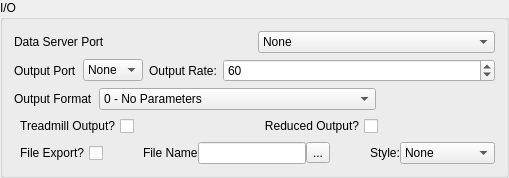
         <widget class="QGroupBox" name="groupBox_5">
          <property name="title">
           <string>I/O</string>
          </property>
          <layout class="QVBoxLayout" name="verticalLayout_12">
           <item>
            <layout class="QHBoxLayout" name="horizontalLayout_69">
             <item>
              <layout class="QHBoxLayout" name="horizontalLayout_66">
               <item>
                <widget class="QLabel" name="label_39">
                 <property name="text">
                  <string>Data Server Port</string>
                 </property>
                </widget>
               </item>
               <item>
                <widget class="QComboBox" name="dataServerPortName">
                 <item>
                  <property name="text">
                   <string>None</string>
                  </property>
                 </item>
                </widget>
               </item>
              </layout>
             </item>
            </layout>
           </item>
           <item>
            <layout class="QHBoxLayout" name="horizontalLayout_60">
             <item>
              <layout class="QHBoxLayout" name="horizontalLayout_43">
               <item>
                <widget class="QLabel" name="label_25">
                 <property name="text">
                  <string>Output Port</string>
                 </property>
                </widget>
               </item>
               <item>
                <widget class="QComboBox" name="outputPortName">
                 <item>
                  <property name="text">
                   <string>None</string>
                  </property>
                 </item>
                </widget>
               </item>
              </layout>
             </item>
             <item>
              <layout class="QHBoxLayout" name="horizontalLayout_54">
               <item>
                <widget class="QLabel" name="label_31">
                 <property name="text">
                  <string>Output Rate:</string>
                 </property>
                </widget>
               </item>
               <item>
                <widget class="QSpinBox" name="outputRateSpinBox">
                 <property name="sizePolicy">
                  <sizepolicy hsizetype="Expanding" vsizetype="Fixed">
                   <horstretch>0</horstretch>
                   <verstretch>0</verstretch>
                  </sizepolicy>
                 </property>
                 <property name="minimum">
                  <number>1</number>
                 </property>
                 <property name="maximum">
                  <number>1024</number>
                 </property>
                 <property name="singleStep">
                  <number>5</number>
                 </property>
                 <property name="value">
                  <number>60</number>
                 </property>
                </widget>
               </item>
              </layout>
             </item>
            </layout>
           </item>
           <item>
            <layout class="QHBoxLayout" name="horizontalLayout_72">
             <item>
              <widget class="QLabel" name="label_45">
               <property name="toolTip">
                <string>All formats have the form: time, x, y, z, speed, heading, format id, [parameters,] # of collisions, collision list</string>
               </property>
               <property name="text">
                <string>Output Format</string>
               </property>
              </widget>
             </item>
             <item>
              <widget class="QComboBox" name="outputFormatSelector">
               <property name="sizeAdjustPolicy">
                <enum>QComboBox::AdjustToContentsOnFirstShow</enum>
               </property>
               <item>
                <property name="text">
                 <string>0 - No Parameters</string>
                </property>
               </item>
               <item>
                <property name="text">
                 <string>1 - Ball Velocity, Ball Heading</string>
                </property>
               </item>
               <item>
                <property name="text">
                 <string>2 - Ball Velocity, Ball Roll, Ball Pitch, Ball Yaw</string>
                </property>
               </item>
              </widget>
             </item>
             <item>
              <spacer name="horizontalSpacer_33">
               <property name="orientation">
                <enum>Qt::Horizontal</enum>
               </property>
               <property name="sizeHint" stdset="0">
                <size>
                 <width>40</width>
                 <height>20</height>
                </size>
               </property>
              </spacer>
             </item>
            </layout>
           </item>
           <item>
            <layout class="QHBoxLayout" name="horizontalLayout_59">
             <item>
              <widget class="QCheckBox" name="treadmillOutputToggle">
               <property name="toolTip">
                <string>Include raw treadmill data in output stream?</string>
               </property>
               <property name="layoutDirection">
                <enum>Qt::RightToLeft</enum>
               </property>
               <property name="text">
                <string>Treadmill Output?</string>
               </property>
              </widget>
             </item>
             <item>
              <spacer name="horizontalSpacer_24">
               <property name="orientation">
                <enum>Qt::Horizontal</enum>
               </property>
               <property name="sizeHint" stdset="0">
                <size>
                 <width>40</width>
                 <height>20</height>
                </size>
               </property>
              </spacer>
             </item>
             <item>
              <widget class="QCheckBox" name="reducedOutputToggle">
               <property name="toolTip">
                <string>&lt;html&gt;&lt;head/&gt;&lt;body&gt;&lt;p&gt;Send reduced data to output stream (time, position, events). Does not affect data written to file if enabled.&lt;/p&gt;&lt;/body&gt;&lt;/html&gt;</string>
               </property>
               <property name="layoutDirection">
                <enum>Qt::RightToLeft</enum>
               </property>
               <property name="text">
                <string>Reduced Output?</string>
               </property>
              </widget>
             </item>
             <item>
              <spacer name="horizontalSpacer_25">
               <property name="orientation">
                <enum>Qt::Horizontal</enum>
               </property>
               <property name="sizeHint" stdset="0">
                <size>
                 <width>40</width>
                 <height>20</height>
                </size>
               </property>
              </spacer>
             </item>
            </layout>
           </item>
           <item>
            <layout class="QHBoxLayout" name="horizontalLayout_53">
             <property name="spacing">
              <number>0</number>
             </property>
             <item>
              <widget class="QCheckBox" name="fileExportToggle">
               <property name="toolTip">
                <string>Export full output data to file?</string>
               </property>
               <property name="layoutDirection">
                <enum>Qt::RightToLeft</enum>
               </property>
               <property name="text">
                <string>File Export?</string>
               </property>
              </widget>
             </item>
             <item>
              <spacer name="horizontalSpacer_20">
               <property name="orientation">
                <enum>Qt::Horizontal</enum>
               </property>
               <property name="sizeHint" stdset="0">
                <size>
                 <width>40</width>
                 <height>20</height>
                </size>
               </property>
              </spacer>
             </item>
             <item>
              <widget class="QLabel" name="label_17">
               <property name="text">
                <string>File Name</string>
               </property>
              </widget>
             </item>
             <item>
              <widget class="QLineEdit" name="exportFileNameBox"/>
             </item>
             <item>
              <widget class="QToolButton" name="exportFileNameSelector">
               <property name="text">
                <string>...</string>
               </property>
              </widget>
             </item>
             <item>
              <spacer name="horizontalSpacer_18">
               <property name="orientation">
                <enum>Qt::Horizontal</enum>
               </property>
               <property name="sizeHint" stdset="0">
                <size>
                 <width>40</width>
                 <height>20</height>
                </size>
               </property>
              </spacer>
             </item>
             <item>
              <widget class="QLabel" name="label_16">
               <property name="text">
                <string>Style:</string>
               </property>
              </widget>
             </item>
             <item>
              <widget class="QComboBox" name="exportFileNameStyle">
               <property name="toolTip">
                <string>Style for writing file:
None: one file overwritten on each connect
Counter: file name appended with counter, incremented on each connect/disconnect
TimeStamp: file name appended with time stamp on each connect/disconnect</string>
               </property>
               <item>
                <property name="text">
                 <string>None</string>
                </property>
               </item>
               <item>
                <property name="text">
                 <string>Counter</string>
                </property>
               </item>
               <item>
                <property name="text">
                 <string>Time Stamp</string>
                </property>
               </item>
              </widget>
             </item>
            </layout>
           </item>
          </layout>
         </widget>
